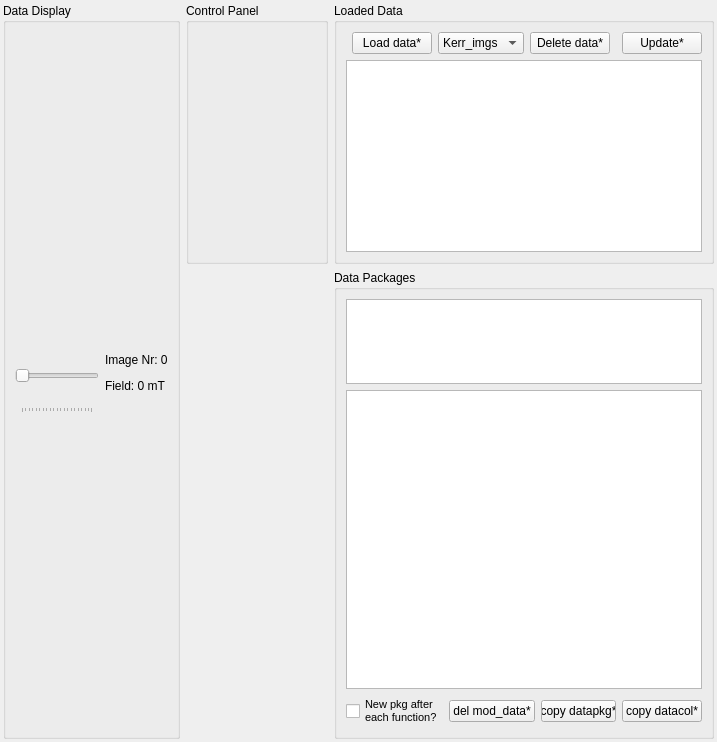
      <widget class="QWidget" name="tab_kerr">
       <attribute name="title">
        <string>Kerr Microscope</string>
       </attribute>
       <layout class="QGridLayout" name="gridLayout_11">
        <property name="leftMargin">
         <number>3</number>
        </property>
        <property name="topMargin">
         <number>3</number>
        </property>
        <property name="rightMargin">
         <number>3</number>
        </property>
        <property name="bottomMargin">
         <number>3</number>
        </property>
        <item row="0" column="0" rowspan="2">
         <widget class="QGroupBox" name="kerr_data_panel">
          <property name="sizePolicy">
           <sizepolicy hsizetype="Preferred" vsizetype="Preferred">
            <horstretch>5</horstretch>
            <verstretch>0</verstretch>
           </sizepolicy>
          </property>
          <property name="title">
           <string>Data Display</string>
          </property>
          <layout class="QGridLayout" name="gridLayout_12">
           <item row="4" column="1">
            <widget class="QLabel" name="kerr_field_label">
             <property name="text">
              <string>Field: 0 mT</string>
             </property>
            </widget>
           </item>
           <item row="2" column="1">
            <widget class="QLabel" name="kerr_img_nr_label">
             <property name="text">
              <string>Image Nr: 0</string>
             </property>
            </widget>
           </item>
           <item row="0" column="0" colspan="2">
            <widget class="QWidget" name="kerr_canvas_placeholder" native="true">
             <property name="sizePolicy">
              <sizepolicy hsizetype="Preferred" vsizetype="Preferred">
               <horstretch>0</horstretch>
               <verstretch>5</verstretch>
              </sizepolicy>
             </property>
            </widget>
           </item>
           <item row="6" column="0" colspan="2">
            <widget class="QWidget" name="widget_2" native="true">
             <property name="sizePolicy">
              <sizepolicy hsizetype="Preferred" vsizetype="Preferred">
               <horstretch>0</horstretch>
               <verstretch>5</verstretch>
              </sizepolicy>
             </property>
            </widget>
           </item>
           <item row="5" column="1">
            <spacer name="horizontalSpacer_10">
             <property name="orientation">
              <enum>Qt::Horizontal</enum>
             </property>
             <property name="sizeHint" stdset="0">
              <size>
               <width>40</width>
               <height>20</height>
              </size>
             </property>
            </spacer>
           </item>
           <item row="1" column="0" rowspan="5">
            <widget class="JumpSlider" name="kerr_data_slider">
             <property name="sizePolicy">
              <sizepolicy hsizetype="Expanding" vsizetype="MinimumExpanding">
               <horstretch>2</horstretch>
               <verstretch>0</verstretch>
              </sizepolicy>
             </property>
             <property name="orientation">
              <enum>Qt::Horizontal</enum>
             </property>
             <property name="tickPosition">
              <enum>QSlider::TicksBelow</enum>
             </property>
             <property name="tickInterval">
              <number>5</number>
             </property>
            </widget>
           </item>
          </layout>
         </widget>
        </item>
        <item row="0" column="2">
         <widget class="QGroupBox" name="kerr_metadata_panel">
          <property name="sizePolicy">
           <sizepolicy hsizetype="Preferred" vsizetype="Preferred">
            <horstretch>4</horstretch>
            <verstretch>0</verstretch>
           </sizepolicy>
          </property>
          <property name="title">
           <string>Loaded Data</string>
          </property>
          <layout class="QGridLayout" name="gridLayout_16">
           <item row="1" column="2">
            <widget class="QComboBox" name="kerr_load_dataformat">
             <property name="toolTip">
              <string>Dropdown menu to choose dataformat for file dropdown and load button to the left</string>
             </property>
             <item>
              <property name="text">
               <string>Kerr_imgs</string>
              </property>
             </item>
             <item>
              <property name="text">
               <string>Kerr</string>
              </property>
             </item>
             <item>
              <property name="text">
               <string>VSM</string>
              </property>
             </item>
             <item>
              <property name="text">
               <string>MOKE</string>
              </property>
             </item>
             <item>
              <property name="text">
               <string>AFM</string>
              </property>
             </item>
             <item>
              <property name="text">
               <string>SRIM</string>
              </property>
             </item>
             <item>
              <property name="text">
               <string>MUMAX3</string>
              </property>
             </item>
            </widget>
           </item>
           <item row="1" column="1">
            <widget class="QPushButton" name="kerr_btn_load_data">
             <property name="toolTip">
              <string>Load in new data with the dataformat given by the dropdown menu</string>
             </property>
             <property name="text">
              <string>Load data*</string>
             </property>
            </widget>
           </item>
           <item row="2" column="0" colspan="6">
            <widget class="DragDropTableWidget" name="kerr_table_metadata">
             <property name="acceptDrops">
              <bool>true</bool>
             </property>
             <property name="styleSheet">
              <string notr="true">QHeaderView::section {
        background-color: rgb(45, 55, 65);
}</string>
             </property>
             <property name="selectionBehavior">
              <enum>QAbstractItemView::SelectRows</enum>
             </property>
             <property name="sortingEnabled">
              <bool>true</bool>
             </property>
            </widget>
           </item>
           <item row="1" column="3">
            <widget class="QPushButton" name="kerr_del_dataset">
             <property name="toolTip">
              <string>Delete the choosen dataset </string>
             </property>
             <property name="text">
              <string>Delete data*</string>
             </property>
            </widget>
           </item>
           <item row="1" column="5">
            <widget class="QPushButton" name="kerr_btn_update_all">
             <property name="toolTip">
              <string>Updates all tables, the status bar and the figure canvas</string>
             </property>
             <property name="text">
              <string>Update*</string>
             </property>
            </widget>
           </item>
           <item row="1" column="4">
            <spacer name="horizontalSpacer_4">
             <property name="orientation">
              <enum>Qt::Horizontal</enum>
             </property>
             <property name="sizeHint" stdset="0">
              <size>
               <width>40</width>
               <height>20</height>
              </size>
             </property>
            </spacer>
           </item>
          </layout>
         </widget>
        </item>
        <item row="0" column="1">
         <widget class="QGroupBox" name="kerr_control_panel">
          <property name="sizePolicy">
           <sizepolicy hsizetype="Preferred" vsizetype="Preferred">
            <horstretch>4</horstretch>
            <verstretch>0</verstretch>
           </sizepolicy>
          </property>
          <property name="title">
           <string>Control Panel</string>
          </property>
         </widget>
        </item>
        <item row="1" column="2">
         <widget class="QGroupBox" name="kerr_data_packages">
          <property name="sizePolicy">
           <sizepolicy hsizetype="Preferred" vsizetype="Preferred">
            <horstretch>4</horstretch>
            <verstretch>0</verstretch>
           </sizepolicy>
          </property>
          <property name="title">
           <string>Data Packages</string>
          </property>
          <layout class="QGridLayout" name="gridLayout_25">
           <item row="2" column="2">
            <widget class="QPushButton" name="kerr_copy_datapkg">
             <property name="sizePolicy">
              <sizepolicy hsizetype="Fixed" vsizetype="Fixed">
               <horstretch>0</horstretch>
               <verstretch>0</verstretch>
              </sizepolicy>
             </property>
             <property name="minimumSize">
              <size>
               <width>70</width>
               <height>0</height>
              </size>
             </property>
             <property name="toolTip">
              <string>Takes the selected datapackage and creates an identical copy</string>
             </property>
             <property name="text">
              <string>copy datapkg*</string>
             </property>
            </widget>
           </item>
           <item row="2" column="1">
            <widget class="QPushButton" name="kerr_del_mod_data">
             <property name="sizePolicy">
              <sizepolicy hsizetype="Minimum" vsizetype="Fixed">
               <horstretch>0</horstretch>
               <verstretch>1</verstretch>
              </sizepolicy>
             </property>
             <property name="toolTip">
              <string>Delete the choosen data package including log and results. Not possible for raw data</string>
             </property>
             <property name="text">
              <string>del mod_data*</string>
             </property>
            </widget>
           </item>
           <item row="2" column="0">
            <widget class="QCheckBox" name="kerr_new_data_flag">
             <property name="font">
              <font>
               <pointsize>8</pointsize>
              </font>
             </property>
             <property name="toolTip">
              <string>Let every function create its own, new data package</string>
             </property>
             <property name="text">
              <string>New pkg after 
each function?</string>
             </property>
            </widget>
           </item>
           <item row="0" column="0" colspan="4">
            <widget class="ExportTableWidget" name="kerr_table_datapkg">
             <property name="sizePolicy">
              <sizepolicy hsizetype="Expanding" vsizetype="Expanding">
               <horstretch>4</horstretch>
               <verstretch>2</verstretch>
              </sizepolicy>
             </property>
             <property name="styleSheet">
              <string notr="true">QHeaderView::section {
        background-color: rgb(45, 55, 65);
}</string>
             </property>
             <property name="selectionBehavior">
              <enum>QAbstractItemView::SelectColumns</enum>
             </property>
            </widget>
           </item>
           <item row="2" column="3">
            <widget class="QPushButton" name="kerr_copy_datacol">
             <property name="toolTip">
              <string>copies the selected column(s) within the selected data package</string>
             </property>
             <property name="text">
              <string>copy datacol*</string>
             </property>
            </widget>
           </item>
           <item row="1" column="0" colspan="4">
            <widget class="ExportTableWidget" name="kerr_table_data">
             <property name="sizePolicy">
              <sizepolicy hsizetype="Expanding" vsizetype="Expanding">
               <horstretch>5</horstretch>
               <verstretch>7</verstretch>
              </sizepolicy>
             </property>
             <property name="styleSheet">
              <string notr="true">QHeaderView::section {
        background-color: rgb(45, 55, 65);
}</string>
             </property>
             <property name="selectionBehavior">
              <enum>QAbstractItemView::SelectRows</enum>
             </property>
            </widget>
           </item>
          </layout>
         </widget>
        </item>
        <item row="1" column="1">
         <spacer name="verticalSpacer_3">
          <property name="orientation">
           <enum>Qt::Vertical</enum>
          </property>
          <property name="sizeHint" stdset="0">
           <size>
            <width>20</width>
            <height>40</height>
           </size>
          </property>
         </spacer>
        </item>
       </layout>
      </widget>
